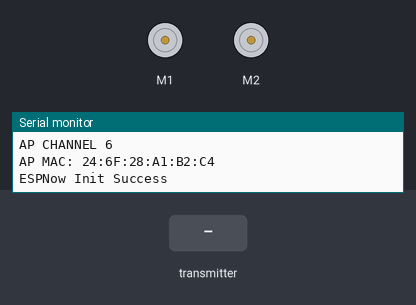
This sketch was run on a simulated ESP32. Parts: 2 × DC motor (green arrow = forward, orange = backward, longer = faster), the last lines printed to the serial monitor. Inputs (shaded band) come from the test bench.

Above: at 1.2 s.
1.3 s: the transmitter starts sending x = 25
At 2.4 s:
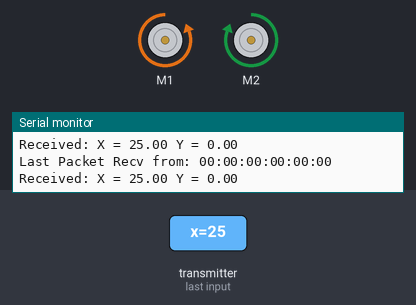
2.8 s: the transmitter starts sending y = 25
At 3.5 s:
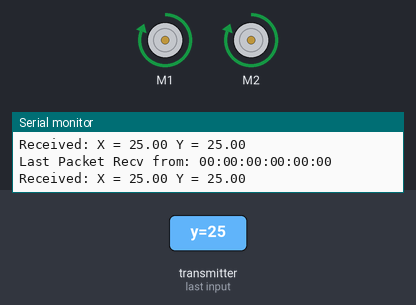
4.3 s: the transmitter starts sending y = 0
At 4.6 s:
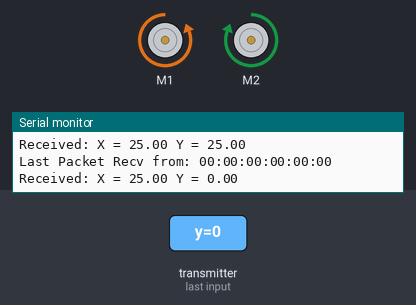
5.8 s: the transmitter starts sending y = 50
At 7.0 s:
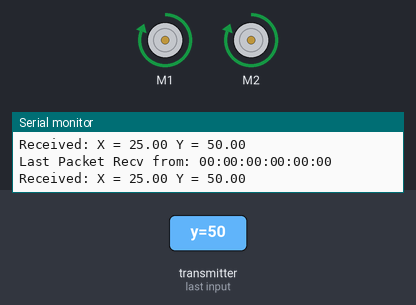
Timing chart, 0 to 8.3 s (numbered marks = the images above; inputs shaded):
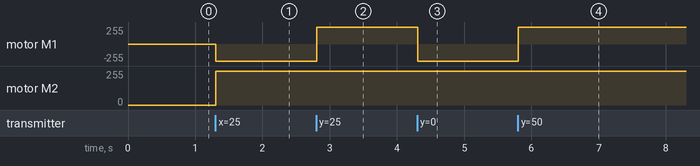

Measured:
- after the input at 1.3 s, motor M1: stopped → backward 255/255 at once; motor M2: stopped → forward 255/255 at once
- after the input at 2.8 s, motor M1: backward 255/255 → forward 255/255 at once
- after the input at 4.3 s, motor M1: forward 255/255 → backward 255/255 at once
- after the input at 5.8 s, motor M1: backward 255/255 → forward 255/255 at once

The sketch:

Receiver_AA.ino
```cpp
#include <esp_now.h>
#include <WiFi.h>
#include <Robojax_L298N_DC_motor.h>

// motor 1 settings
#define CHA 0
#define ENA 19 // this pin must be PWM enabled pin if Arduino board is used
#define IN1 18
#define IN2 5

// motor 2 settings
#define IN3 17
#define IN4 16
#define ENB 4// this pin must be PWM enabled pin if Arduino board is used
#define CHB 1

#define CHANNEL 1

const int CCW = 2; // do not change
const int CW  = 1; // do not change

#define motor1 1 // do not change
#define motor2 2 // do not change

typedef struct struct_message {
    float x;
    float y;
} struct_message;

struct_message MPU6050Readings;

Robojax_L298N_DC_motor robot(IN1, IN2, ENA, CHA,  IN3, IN4, ENB, CHB);

// Initialize ESP-NOW
void InitESPNow() {
  WiFi.disconnect();
  if (esp_now_init() == ESP_OK) {
    Serial.println("ESPNow Init Success");
  } else {
    Serial.println("ESPNow Init Failed");
    ESP.restart();
  }
}

// Configure device as an Access Point (AP)
void configDeviceAP() {
  const char *SSID = "Slave_1";
  bool result = WiFi.softAP(SSID, "Slave_1_Password", CHANNEL, 0);
  if (!result) {
    Serial.println("AP Config failed.");
  } else {
    Serial.println("AP Config Success. Broadcasting with AP: " + String(SSID));
    Serial.print("AP CHANNEL "); Serial.println(WiFi.channel());
  }
}

// Callback when data is received from Master
void OnDataRecv(const uint8_t *mac_addr, const uint8_t *data, int data_len) {
  char macStr[18];
  snprintf(macStr, sizeof(macStr), "%02x:%02x:%02x:%02x:%02x:%02x",
           mac_addr[0], mac_addr[1], mac_addr[2], mac_addr[3], mac_addr[4], mac_addr[5]);
  Serial.print("Last Packet Recv from: "); Serial.println(macStr);

  if (data_len == sizeof(MPU6050Readings)) {
    memcpy(&MPU6050Readings, data, sizeof(MPU6050Readings));
    Serial.print("Received: X = "); Serial.print(MPU6050Readings.x);
    Serial.print(" Y = "); Serial.println(MPU6050Readings.y);
  } else {
    Serial.println("Received data length mismatch");
  }
}

void setup() {
  Serial.begin(115200);
  robot.begin();
  Serial.println("ESPNow/Basic/Slave Example");

  // Set device in AP mode to begin with
  WiFi.mode(WIFI_AP);

  // Configure device AP mode
  configDeviceAP();

  // Print the MAC address of the Slave in AP Mode
  Serial.print("AP MAC: "); Serial.println(WiFi.softAPmacAddress());

  // Initialize ESP-NOW
  InitESPNow();

  // Register for receive callback to get packet info
  esp_now_register_recv_cb(OnDataRecv);
}

void loop() {

  //Forward
  if(MPU6050Readings.x > 0 && MPU6050Readings.y < -4.5)
  {
  robot.rotate(motor1, 100, CCW);
  robot.rotate(motor2, 100, CCW);
  }

  //Backward
  else if(MPU6050Readings.x > 0 && MPU6050Readings.y > 3.0)
  {
  robot.rotate(motor1, 100, CW);
  robot.rotate(motor2, 100, CW);
  }

  //Right
  else if(MPU6050Readings.x > 3.0 && MPU6050Readings.y < 1.0)
  {
  robot.rotate(motor1, 100, CCW);
  robot.rotate(motor2, 100, CW);
  }

  //Left
  else if(MPU6050Readings.x < - 3.0 && MPU6050Readings.y < 1)
  {
  robot.rotate(motor1, 100, CW);
  robot.rotate(motor2, 100, CCW);
  }

  //Stop
  else
  {
  robot.brake(1);
  robot.brake(2);
  }
}
```
